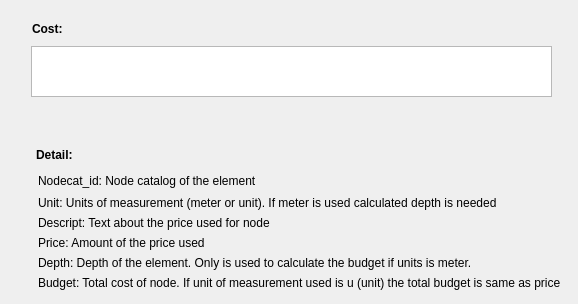
    <widget class="QWidget" name="tab">
     <attribute name="title">
      <string>Cost</string>
     </attribute>
     <widget class="QTableView" name="tbl_masterplan">
      <property name="geometry">
       <rect>
        <x>31</x>
        <y>46</y>
        <width>521</width>
        <height>51</height>
       </rect>
      </property>
      <property name="sortingEnabled">
       <bool>true</bool>
      </property>
     </widget>
     <widget class="QLabel" name="label_cost_cost">
      <property name="geometry">
       <rect>
        <x>32</x>
        <y>22</y>
        <width>46</width>
        <height>13</height>
       </rect>
      </property>
      <property name="font">
       <font>
        <weight>75</weight>
        <bold>true</bold>
       </font>
      </property>
      <property name="text">
       <string>Cost:</string>
      </property>
     </widget>
     <widget class="QLabel" name="label_cost_detail">
      <property name="geometry">
       <rect>
        <x>36</x>
        <y>148</y>
        <width>46</width>
        <height>13</height>
       </rect>
      </property>
      <property name="font">
       <font>
        <weight>75</weight>
        <bold>true</bold>
       </font>
      </property>
      <property name="text">
       <string>Detail:</string>
      </property>
     </widget>
     <widget class="QLabel" name="label_cost_nodecat_id">
      <property name="geometry">
       <rect>
        <x>38</x>
        <y>174</y>
        <width>501</width>
        <height>19</height>
       </rect>
      </property>
      <property name="text">
       <string>Nodecat_id: Node catalog of the element</string>
      </property>
      <property name="alignment">
       <set>Qt::AlignLeading|Qt::AlignLeft|Qt::AlignTop</set>
      </property>
     </widget>
     <widget class="QLabel" name="label_cost_unit">
      <property name="geometry">
       <rect>
        <x>38</x>
        <y>196</y>
        <width>501</width>
        <height>19</height>
       </rect>
      </property>
      <property name="text">
       <string>Unit: Units of measurement (meter or unit). If meter is used calculated depth is needed</string>
      </property>
      <property name="alignment">
       <set>Qt::AlignLeading|Qt::AlignLeft|Qt::AlignTop</set>
      </property>
     </widget>
     <widget class="QLabel" name="label_cost_descript">
      <property name="geometry">
       <rect>
        <x>38</x>
        <y>216</y>
        <width>501</width>
        <height>19</height>
       </rect>
      </property>
      <property name="text">
       <string>Descript: Text about the price used for node</string>
      </property>
      <property name="alignment">
       <set>Qt::AlignLeading|Qt::AlignLeft|Qt::AlignTop</set>
      </property>
     </widget>
     <widget class="QLabel" name="label_cost_price">
      <property name="geometry">
       <rect>
        <x>38</x>
        <y>236</y>
        <width>501</width>
        <height>19</height>
       </rect>
      </property>
      <property name="text">
       <string>Price: Amount of the price used</string>
      </property>
      <property name="alignment">
       <set>Qt::AlignLeading|Qt::AlignLeft|Qt::AlignTop</set>
      </property>
     </widget>
     <widget class="QLabel" name="label_cost_depth">
      <property name="geometry">
       <rect>
        <x>38</x>
        <y>256</y>
        <width>501</width>
        <height>19</height>
       </rect>
      </property>
      <property name="text">
       <string>Depth: Depth of the element. Only is used to calculate the budget if units is meter.</string>
      </property>
      <property name="alignment">
       <set>Qt::AlignLeading|Qt::AlignLeft|Qt::AlignTop</set>
      </property>
     </widget>
     <widget class="QLabel" name="label_cost_budget">
      <property name="geometry">
       <rect>
        <x>38</x>
        <y>276</y>
        <width>531</width>
        <height>19</height>
       </rect>
      </property>
      <property name="text">
       <string>Budget: Total cost of node. If unit of measurement used is u (unit) the total budget is same as price</string>
      </property>
      <property name="alignment">
       <set>Qt::AlignLeading|Qt::AlignLeft|Qt::AlignTop</set>
      </property>
     </widget>
    </widget>
